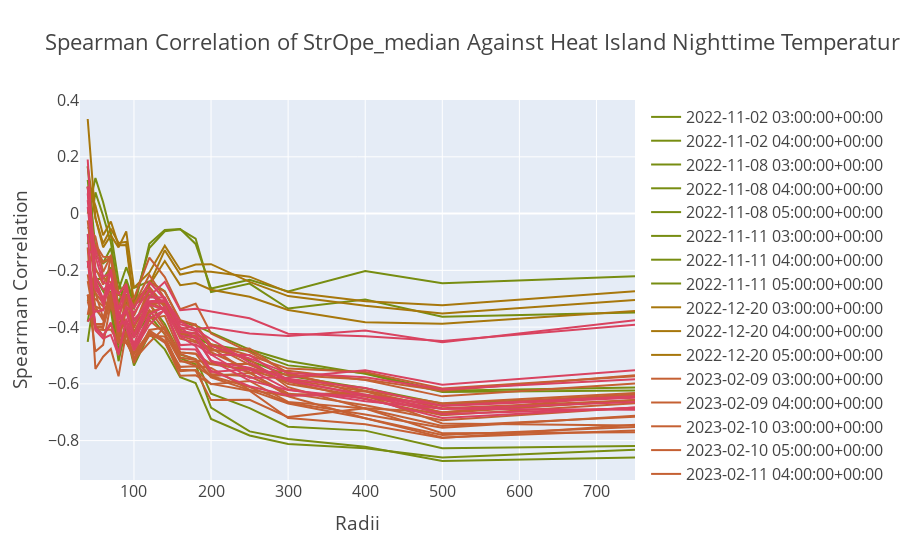

The code cell stored with this chart in its notebook:
### Markdown cell above
## Street Openess

### Code cell
param_scale_plot('StrOpe_median')
